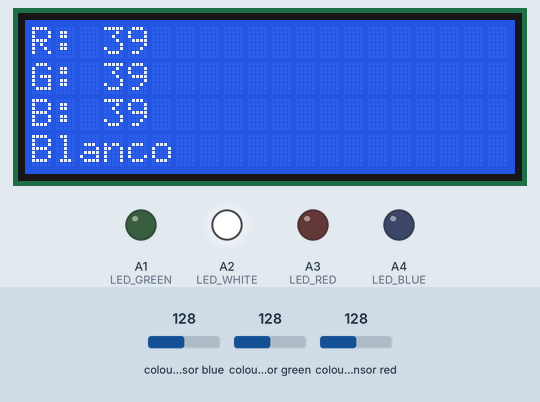
Bench run of a sketch on a simulated Arduino Uno, built with avr-gcc and run on an emulated ATmega328P. Parts: 20×4 character LCD, output pins drawn as LEDs (lit = HIGH). Wiring (inferred from the names in the program): TCS3200 colour sensor: output pin 7; S2 pin 8; S3 pin 9. Inputs (shaded band) come from the test bench; at power-on: colour sensor blue 128, colour sensor green 128, colour sensor red 128. Pins used as bus, display or sensor lines are not drawn.

Above: at 1.2 s.
1.3 s: colour sensor blue set to 40
At 3.1 s:
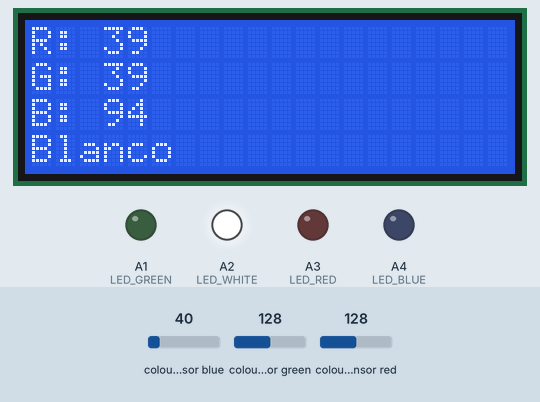
4.3 s: colour sensor blue set to 33
At 5.3 s:
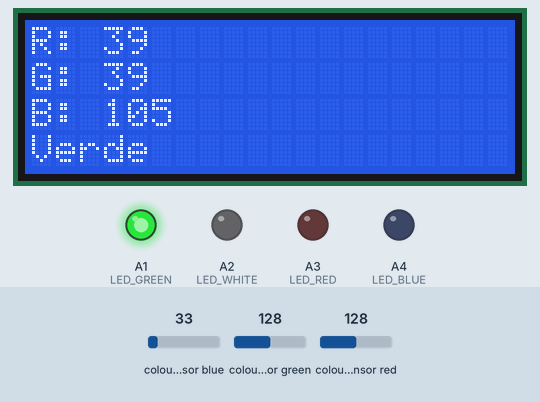
6.4 s: colour sensor green set to 33
At 8.0 s:
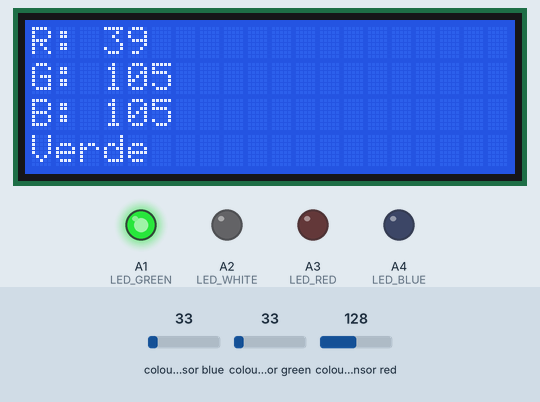
8.8 s: colour sensor green set to 28
At 10.8 s:
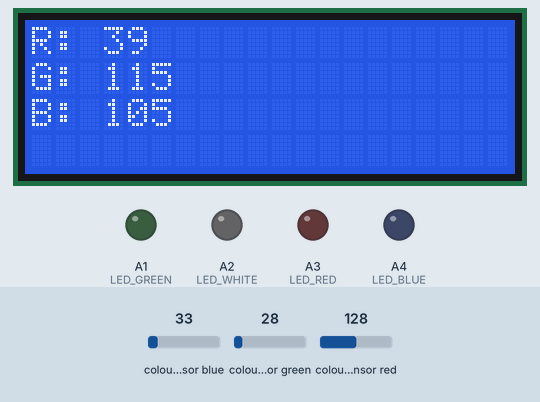
11.2 s: colour sensor red set to 5
At 13.3 s:
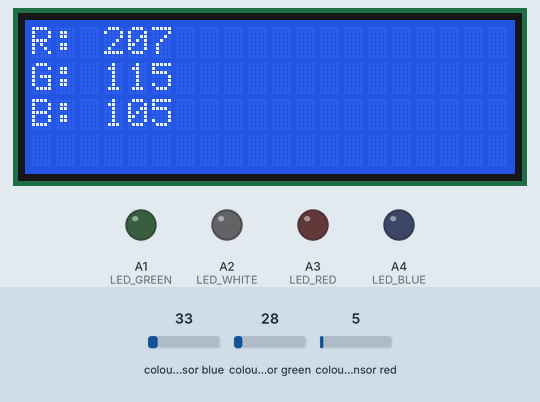
13.6 s: colour sensor green set to 24
16.1 s: colour sensor green set to 19
At 17.8 s:
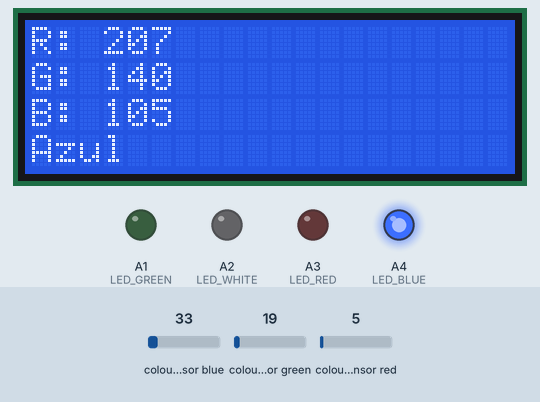
Timing chart, 0 to 19.3 s (numbered marks = the images above; inputs shaded):
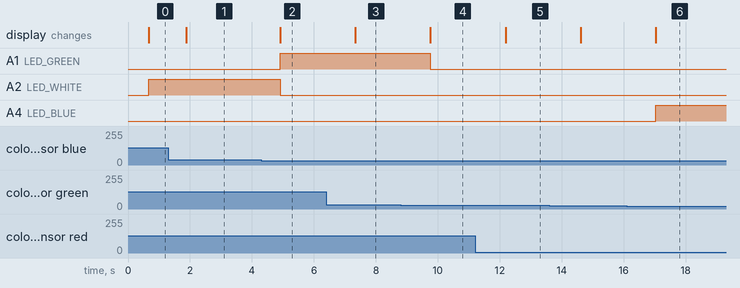

The sketch:

3_Color.ino
```cpp
// 3_Color.ino

#include <LiquidCrystal.h>
// Establece filas y columnas de LCD
#define LCD_ROWS 4
#define LCD_COLS 20

// Objeto LiquidCrystal (RS, E, D4, D5, D6, D7) son (D7, D6, D5, D4, D3, D2) respectivamente
LiquidCrystal lcd(5, 4, 3, 2, 1, 0);

#define S3 9
#define S2 8
#define OUT 7
#define LED_RED A3
#define LED_GREEN A1
#define LED_BLUE A4
#define LED_WHITE A2

void setup() {

  lcd.begin(LCD_COLS, LCD_ROWS);  // Incia pantalla LCD

  pinMode(S3, OUTPUT);
  pinMode(S2, OUTPUT);
  pinMode(OUT, INPUT);

  pinMode(LED_RED, OUTPUT);
  pinMode(LED_GREEN, OUTPUT);
  pinMode(LED_BLUE, OUTPUT);
  pinMode(LED_WHITE, OUTPUT);
}

void loop() {
  int red, green, blue;

  // Mide con filtro rojo:
  digitalWrite(S2, LOW);
  digitalWrite(S3, LOW);
  red = pulseIn(OUT, LOW);  // Mide el pulso bajo
  delay(200); // Estabiliza sensor

  // Mide con filtro verde:
  digitalWrite(S2, HIGH);
  digitalWrite(S3, HIGH);
  green = pulseIn(OUT, LOW);  // Mide el pulso bajo
  delay(200); // Estabiliza sensor

  // Mide con filtro azul:
  digitalWrite(S2, LOW);
  digitalWrite(S3, HIGH);
  blue = pulseIn(OUT, LOW);  // Mide el pulso bajo
  delay(200); // Estabiliza sensor

  lcd.clear();
  lcd.print("R: ");
  lcd.print(red);
  lcd.setCursor(0, 1);
  lcd.print("G: ");
  lcd.print(green);
  lcd.setCursor(0, 2);
  lcd.print("B: ");
  lcd.print(blue);

  // Asigna cursor
  lcd.setCursor(0, 3);

  // Apaga todo LED
    digitalWrite(LED_WHITE, LOW);
    digitalWrite(LED_RED, LOW);
    digitalWrite(LED_GREEN, LOW);
    digitalWrite(LED_BLUE, LOW);

  if(red < 70 && green < 100 && blue < 100){  // COLOR BLANCO
    lcd.print("Blanco");
    digitalWrite(LED_WHITE, HIGH);
  } else if(red < 140 && green < 110 && blue < 160){ // COLOR VERDE
    lcd.print("Verde");
    digitalWrite(LED_GREEN, HIGH);
  } else if(red > 145 && green > 130 && blue < 130){  // COLOR AZUL
    lcd.print("Azul");
    digitalWrite(LED_BLUE, HIGH);
  } else if(red < 80 && green > 145 && blue > 120){ // COLOR ROJO
    lcd.print("Rojo");
    digitalWrite(LED_RED, HIGH);
  } else if(red > 170 && green > 200 && blue > 170){ // COLOR NEGRO
    lcd.print("Negro");
  } else {    // Sin color
    lcd.print("");
  }
}
```

Measured:
- the behaviour switches between 37 and 36 on colour sensor blue (found by bisection; images 1 and 2)
- the behaviour switches between 31 and 30 on colour sensor green (found by bisection; images 3 and 4)
- the behaviour switches between 22 and 21 on colour sensor green (found by bisection; images 5 and 6)
- after the input at 1.3 s, the display: changes after 0.58 s (image 1)
- after the input at 4.3 s, A1 (LED_GREEN): LOW → HIGH after 0.61 s; A2 (LED_WHITE): HIGH → LOW after 0.61 s; the display: changes after 0.61 s (image 2)
- after the input at 6.4 s, the display: changes after 0.94 s (image 3)
- after the input at 8.8 s, A1 (LED_GREEN): HIGH → LOW after 0.96 s; the display: changes after 0.96 s (image 4)
- after the input at 11.2 s, the display: changes after 0.98 s (image 5)
- after the input at 16.1 s, A4 (LED_BLUE): LOW → HIGH after 0.94 s; the display: changes after 0.94 s (image 6)
